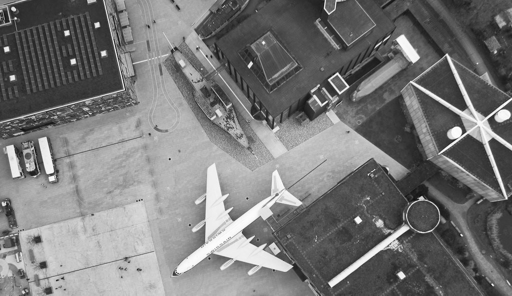
#> input picture Lab-2/IMG1.png, 512 x 296 px
$ jupyter execute 'PA(2)_EE21S062.ipynb'   (shell and % lines are left out)
#> lines starting #> are read from the running program, lines starting #| are printed output that depends on the picture
[cell 1]
import cv2
import numpy as np
import math as m

[cell 2]
from matplotlib import pyplot as plt

[cell 3]
#Reading Images and Displaying them
img1=cv2.imread("IMG1.png",0)
#> img1 is the input picture: shape (296, 512); min 14, max 255, mean 120.4
img2=cv2.imread("IMG2.png",0)
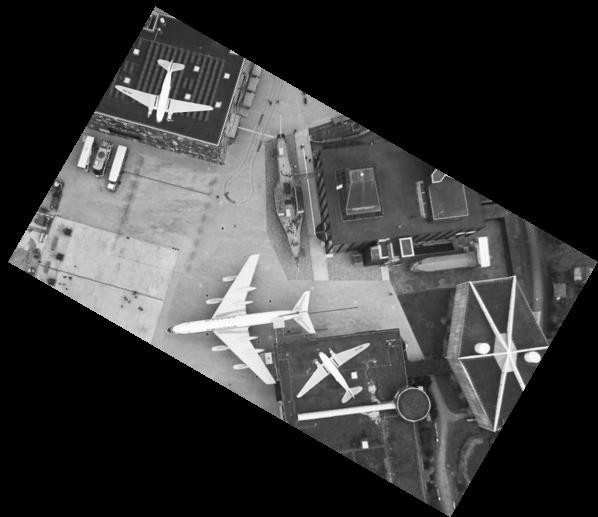
#> input picture Lab-2/IMG2.png, 598 x 517 px
#> img2 is the input picture: shape (517, 598); min 0, max 255, mean 60.2
fig = plt.figure(figsize=(15, 12))
fig.add_subplot(1, 2, 1)
plt.imshow(img1,cmap='gray')
plt.axis('off')
plt.title("IMG1.png")
fig.add_subplot(1, 2, 2)
plt.imshow(img2,cmap='gray')
plt.axis('off')
plt.title("IMG2.png")
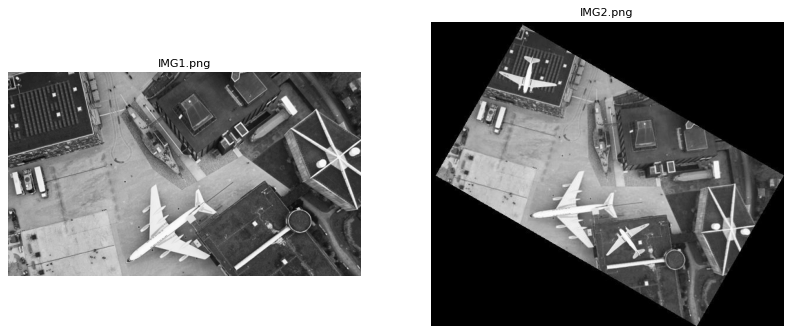
#> figure drawn by matplotlib, 2 panels

[cell 4]
c_points=np.array([[29, 124], [157, 372]])
points=np.array([[93, 248], [328, 399]])

[cell 5]
#Computing the A matrix
def Amat(points,c_points):
    n=len(points)
    Amatrix=np.zeros((2*n,5))
    for i in range(n):
        x,y=points[i]
        x_p,y_p=c_points[i]
        Amatrix[2*i]=[x, y, 1, 0, -x_p]
        Amatrix[2*i+1]=[y, -x, 0, 1, -y_p]
    return Amatrix

[cell 6]
def H(A): # Computing Homography matrix H
    A_t=np.transpose(A)
    val=np.matmul(A_t,A)
    u, s, v= np.linalg.svd(val)
    return v[-1]

[cell 7]
e=H(Amat(points,c_points))
h=np.zeros((3,3))
h[0,0]=e[0]
h[0,1]=e[1]
h[0,2]=e[2]
h[1,0]=-e[1]
h[1,1]=e[0]
h[1,2]=e[3]
h[2,2]=e[4]
#Rearranging the e vector to build the H matrix

[cell 8]
Amat(points,c_points)

[cell 9]
Hinverse=np.linalg.inv(h)# Calculating the H inverse for Target to source mapping

[cell 10]
x, y = np.shape(img2)
#> x = 517; y = 598
image = np.zeros((x+2, y+2))
image[1:-1, 1:-1] = img2
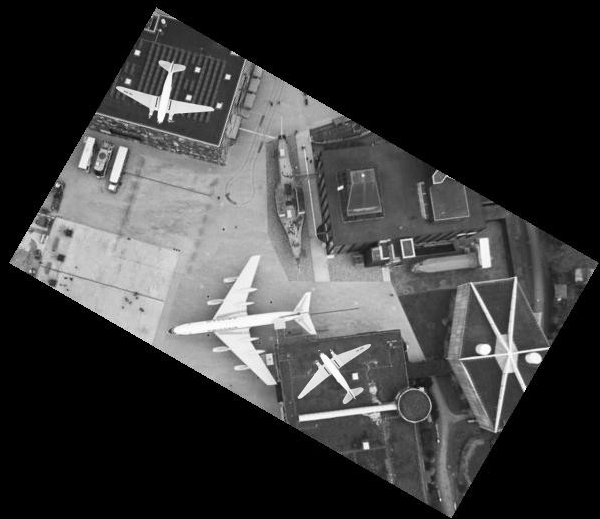
#> image: shape (519, 600) float64; min 0, max 255, mean 59.8

[cell 11]
x, y = np.shape(img2)
img3=np.zeros_like(img2)

for i in range(x):
    for j in range(y):
        destination=np.array([i,j,1])
        xs,ys,d=np.matmul(Hinverse,destination) # Multiplying with H inverse to map it back to source
        if d!=0:
            xs=xs/d
            ys=ys/d
        else:
            xs=0
            ys=0

        xf,yf=m.floor(xs),m.floor(ys)
        a=xs-xf
        b=ys-yf
        if xf>=0 and xf<x-1 and yf>=0 and yf<y-1:
            img3[i,j]=(1-a)*(1-b)*image[xf,yf]+ (1-a)*b*image[xf,yf+1]+ a*(1-b)*image[xf+1,yf]+a*b*image[xf+1,yf+1]#Bilinear-Interpolation
        else:
            img3[i,j]=0
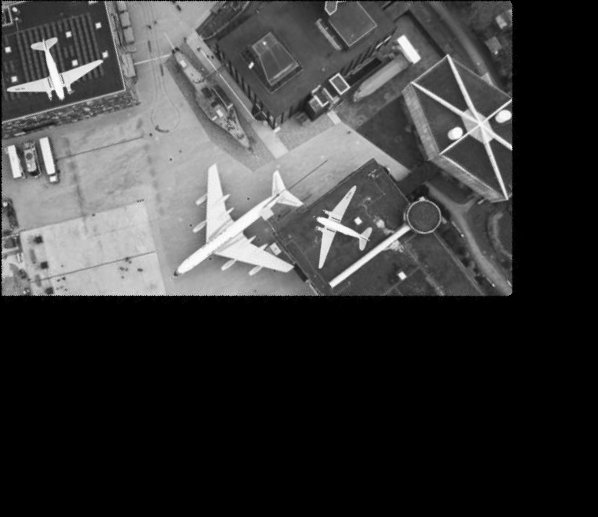
#> img3: shape (517, 598); min 0, max 254, mean 59.8

[cell 12]
fig = plt.figure(figsize=(12, 12))
plt.imshow(img3,cmap="gray")
plt.title("Rectified Image")

[cell 13]
#Cropping the image
x,y=np.shape(img1)
#> x = 296; y = 512
cropped_image=img3[:x,:y]
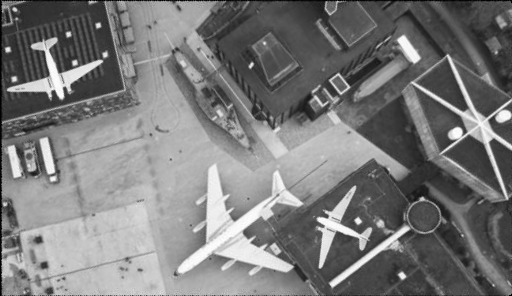
#> cropped_image: shape (296, 512); min 0, max 254, mean 121.9
fig = plt.figure(figsize=(12, 12))
plt.imshow(cropped_image,cmap="gray")
plt.title("Cropped Image")

[cell 14]
diffrence=(img1-cropped_image)
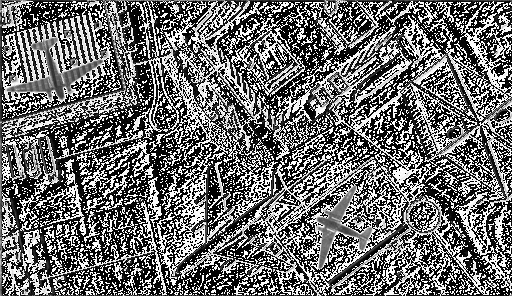
#> diffrence: shape (296, 512); min 0, max 255, mean 109.8
diffrence=diffrence/np.max(diffrence) #Normalizing
fig = plt.figure(figsize=(12, 12))
plt.imshow(diffrence,cmap="gray")

####  Simply plotting the diffrence image isn't giving a idea about the changes. So I applied a binary mask and that improved the visualization of changes.

[cell 15]
histogram, bin_edges = np.histogram(diffrence, bins=256, range=(0.0, 1.0)) #Plotting a histogram to have a better sense of pixels and its distribution
#> histogram = 256 values, max 11992 at index 0, min 15 at index 159, mean 592; bin_edges = 257 values from 0 to 1

plt.plot(bin_edges[0:-1], histogram)
plt.title("Grayscale Histogram")
plt.xlabel("grayscale value")
plt.ylabel("pixels")
plt.xlim(0, 1.0)
plt.show()
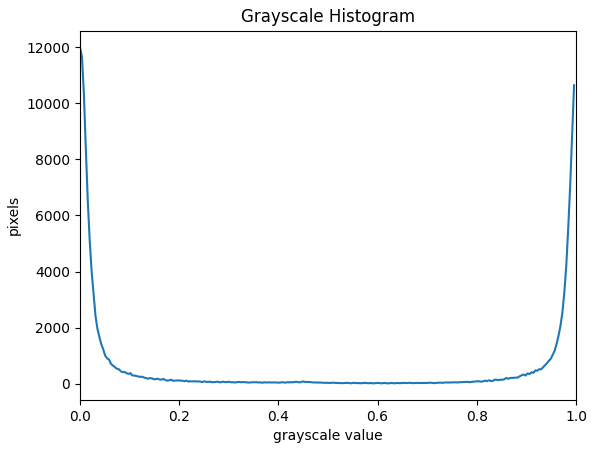
#> figure drawn by matplotlib, 1 panel; curve peaks at x = 0, y = 11992

[cell 16]
t = 0.1
binary_mask = diffrence < t
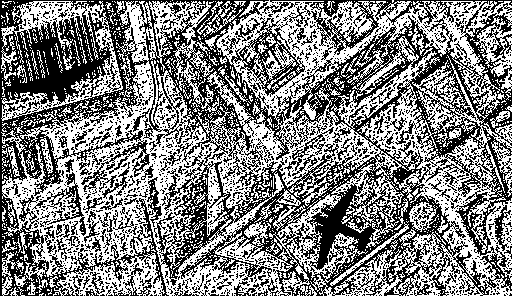
#> binary_mask: shape (296, 512) bool; 51.3% white; black in thin lines or dots

fig = plt.figure(figsize=(12, 12))
plt.imshow(binary_mask, cmap='gray')
plt.show()
